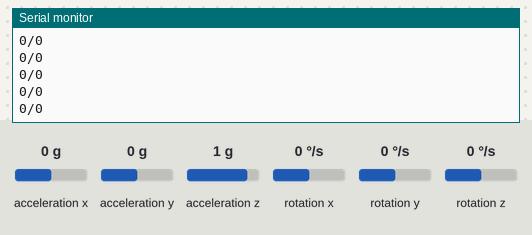
This sketch was run on a simulated Arduino Uno, built with avr-gcc and run on an emulated ATmega328P. Parts: the last lines printed to the serial monitor. The test bench sets the inputs (shaded band); at power-on: acceleration x 0 g, acceleration y 0 g, acceleration z 1 g, rotation x 0 °/s, rotation y 0 °/s, rotation z 0 °/s.

Above: at 1.2 s.
1.3 s: acceleration x set to -1.4 g
At 1.5 s:
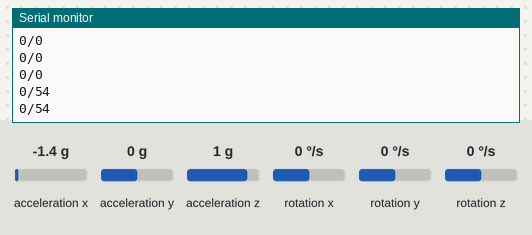
2.8 s: acceleration y set to -1.4 g
At 2.88 s:
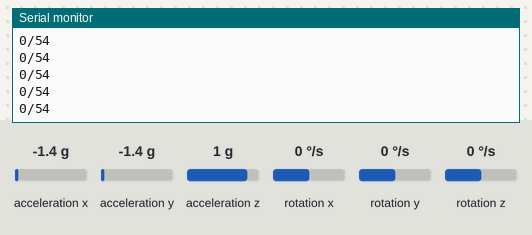
4.3 s: acceleration z set to -1.4 g
At 4.38 s:
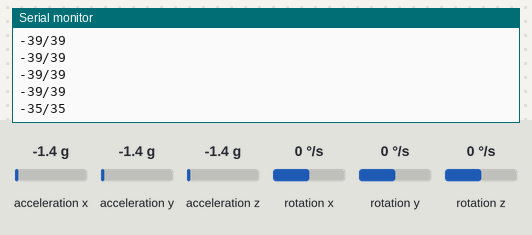
Timing chart, 0 to 7.3 s (numbered marks = the images above; inputs shaded):
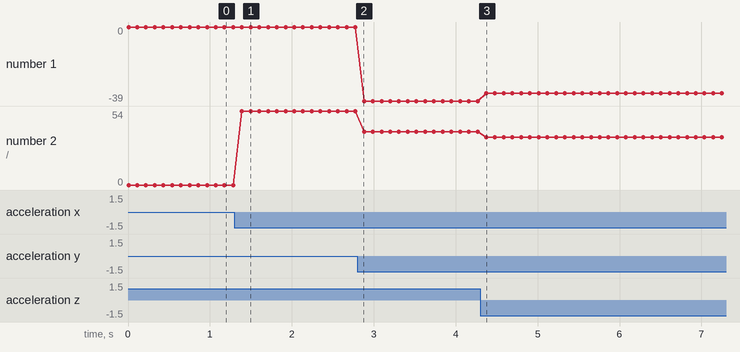

Measured:
- after the input at 1.3 s, the serial monitor: prints a new line after 0.09 s (image 1)
- after the input at 4.3 s, the serial monitor: prints a new line after 0.07 s (image 3)
- plotted number 1: 0 → -39 after the input at 2.8 s, -39 → -35 after the input at 4.3 s
- plotted number 2: 0 → 54 after the input at 1.3 s, 54 → 39 after the input at 2.8 s, 39 → 35 after the input at 4.3 s

The sketch:

Advanced_I2C_bitehack_accelerometer.ino
```cpp
#include "MPU9250.h"

// an MPU9250 object with the MPU-9250 sensor on I2C bus 0 with address 0x68
MPU9250 IMU(Wire,0x68);
int status;

void setup() {
  // serial to display data
  Serial.begin(115200);
  while(!Serial) {}

  // start communication with IMU
  status = IMU.begin();
  if (status < 0) {
    Serial.println("IMU initialization unsuccessful");
    Serial.println("Check IMU wiring or try cycling power");
    Serial.print("Status: ");
    Serial.println(status);
    while(1) {}
  }
  // setting the accelerometer full scale range to +/-8G
  IMU.setAccelRange(MPU9250::ACCEL_RANGE_8G);
  // setting the gyroscope full scale range to +/-500 deg/s
  IMU.setGyroRange(MPU9250::GYRO_RANGE_500DPS);
  // setting DLPF bandwidth to 20 Hz
  IMU.setDlpfBandwidth(MPU9250::DLPF_BANDWIDTH_20HZ);
  // setting SRD to 19 for a 50 Hz update rate
  IMU.setSrd(19);
}

void loop() {
  // read the sensor
  IMU.readSensor();


  mms();

  delay(100);
}

void mms(){
    // Calculate Roll and Pitch (rotation around X-axis, rotation around Y-axis)

    float Y_out = IMU.getAccelY_mss();
    float X_out = IMU.getAccelX_mss();
    float Z_out = (IMU.getAccelZ_mss())*-1;

    int roll = int(atan(Y_out / sqrt(pow(X_out, 2) + pow(Z_out, 2))) * 180 / PI);
    int pitch = int(atan(-1 * X_out / sqrt(pow(Y_out, 2) + pow(Z_out, 2))) * 180 / PI);

    Serial.print(roll);
    Serial.print("/");
    Serial.println(pitch);


//    Serial.print(IMU.getAccelX_mss());
//    Serial.print("\t");
//    Serial.print(IMU.getAccelY_mss());
//    Serial.print("\t");
//    Serial.print(IMU.getAccelZ_mss()*-1);
//    Serial.print("\n");
}

void rads(){
    Serial.print(IMU.getGyroX_rads(),6);
    Serial.print("\t");
    Serial.print(IMU.getGyroY_rads(),6);
    Serial.print("\t");
    Serial.print(IMU.getGyroZ_rads(),6);
    Serial.print("\n");
}

void mag(){
   Serial.print(IMU.getMagX_uT(),6);
  Serial.print("\t");
  Serial.print(IMU.getMagY_uT(),6);
  Serial.print("\t");
  Serial.print(IMU.getMagZ_uT(),6);
  Serial.print("\t");
  Serial.println(IMU.getTemperature_C(),6);
}
```
